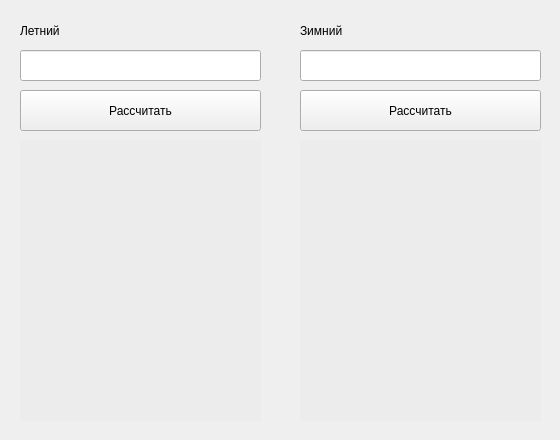
<?xml version="1.0" encoding="UTF-8"?>
<ui version="4.0">
 <class>main_w</class>
 <widget class="QMainWindow" name="main_w">
  <property name="geometry">
   <rect>
    <x>0</x>
    <y>0</y>
    <width>560</width>
    <height>440</height>
   </rect>
  </property>
  <property name="minimumSize">
   <size>
    <width>560</width>
    <height>440</height>
   </size>
  </property>
  <property name="maximumSize">
   <size>
    <width>560</width>
    <height>440</height>
   </size>
  </property>
  <property name="windowTitle">
   <string>BenzConfig</string>
  </property>
  <property name="windowIcon">
   <iconset resource="files.qrc">
    <normaloff>:/icon/icon.ico</normaloff>:/icon/icon.ico</iconset>
  </property>
  <widget class="QWidget" name="all_w">
   <widget class="QLineEdit" name="le_summer">
    <property name="geometry">
     <rect>
      <x>20</x>
      <y>50</y>
      <width>241</width>
      <height>31</height>
     </rect>
    </property>
    <property name="layoutDirection">
     <enum>Qt::LeftToRight</enum>
    </property>
    <property name="text">
     <string/>
    </property>
    <property name="maxLength">
     <number>10</number>
    </property>
    <property name="alignment">
     <set>Qt::AlignLeading|Qt::AlignLeft|Qt::AlignVCenter</set>
    </property>
    <property name="dragEnabled">
     <bool>false</bool>
    </property>
   </widget>
   <widget class="QLabel" name="out_summer">
    <property name="geometry">
     <rect>
      <x>20</x>
      <y>140</y>
      <width>241</width>
      <height>281</height>
     </rect>
    </property>
    <property name="styleSheet">
     <string notr="true">background-color: rgb(236, 236, 236);</string>
    </property>
    <property name="text">
     <string/>
    </property>
    <property name="alignment">
     <set>Qt::AlignLeading|Qt::AlignLeft|Qt::AlignTop</set>
    </property>
   </widget>
   <widget class="QPushButton" name="btn_summer">
    <property name="geometry">
     <rect>
      <x>20</x>
      <y>90</y>
      <width>241</width>
      <height>41</height>
     </rect>
    </property>
    <property name="cursor">
     <cursorShape>PointingHandCursor</cursorShape>
    </property>
    <property name="styleSheet">
     <string notr="true"/>
    </property>
    <property name="text">
     <string>Рассчитать</string>
    </property>
   </widget>
   <widget class="QPushButton" name="btn_winter">
    <property name="geometry">
     <rect>
      <x>300</x>
      <y>90</y>
      <width>241</width>
      <height>41</height>
     </rect>
    </property>
    <property name="cursor">
     <cursorShape>PointingHandCursor</cursorShape>
    </property>
    <property name="text">
     <string>Рассчитать</string>
    </property>
   </widget>
   <widget class="QLabel" name="out_winter">
    <property name="geometry">
     <rect>
      <x>300</x>
      <y>140</y>
      <width>241</width>
      <height>281</height>
     </rect>
    </property>
    <property name="styleSheet">
     <string notr="true">background-color: rgb(236, 236, 236);</string>
    </property>
    <property name="text">
     <string/>
    </property>
    <property name="alignment">
     <set>Qt::AlignLeading|Qt::AlignLeft|Qt::AlignTop</set>
    </property>
   </widget>
   <widget class="QLineEdit" name="le_winter">
    <property name="geometry">
     <rect>
      <x>300</x>
      <y>50</y>
      <width>241</width>
      <height>31</height>
     </rect>
    </property>
    <property name="text">
     <string/>
    </property>
    <property name="maxLength">
     <number>10</number>
    </property>
   </widget>
   <widget class="QLabel" name="label_summer">
    <property name="geometry">
     <rect>
      <x>20</x>
      <y>20</y>
      <width>241</width>
      <height>21</height>
     </rect>
    </property>
    <property name="styleSheet">
     <string notr="true"/>
    </property>
    <property name="text">
     <string>Летний</string>
    </property>
   </widget>
   <widget class="QLabel" name="label_winter">
    <property name="geometry">
     <rect>
      <x>300</x>
      <y>20</y>
      <width>241</width>
      <height>21</height>
     </rect>
    </property>
    <property name="styleSheet">
     <string notr="true"/>
    </property>
    <property name="text">
     <string>Зимний</string>
    </property>
   </widget>
  </widget>
 </widget>
 <resources>
  <include location="files.qrc"/>
 </resources>
 <connections/>
</ui>
